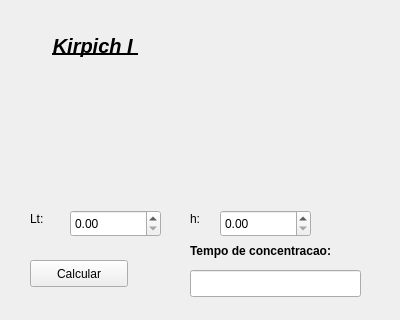
<?xml version="1.0" encoding="UTF-8"?>
<ui version="4.0">
 <class>Kirpich1</class>
 <widget class="QWidget" name="Kirpich1">
  <property name="geometry">
   <rect>
    <x>0</x>
    <y>0</y>
    <width>400</width>
    <height>320</height>
   </rect>
  </property>
  <property name="windowTitle">
   <string>Kirpich I</string>
  </property>
  <widget class="QLabel" name="label">
   <property name="geometry">
    <rect>
     <x>40</x>
     <y>20</y>
     <width>111</width>
     <height>51</height>
    </rect>
   </property>
   <property name="font">
    <font>
     <pointsize>15</pointsize>
     <weight>75</weight>
     <italic>true</italic>
     <bold>true</bold>
     <underline>true</underline>
    </font>
   </property>
   <property name="text">
    <string>Kirpich I </string>
   </property>
   <property name="alignment">
    <set>Qt::AlignCenter</set>
   </property>
  </widget>
  <widget class="QLabel" name="label_4">
   <property name="geometry">
    <rect>
     <x>60</x>
     <y>170</y>
     <width>251</width>
     <height>21</height>
    </rect>
   </property>
   <property name="text">
    <string/>
   </property>
  </widget>
  <widget class="QLineEdit" name="resultado">
   <property name="geometry">
    <rect>
     <x>190</x>
     <y>270</y>
     <width>171</width>
     <height>27</height>
    </rect>
   </property>
  </widget>
  <widget class="QLabel" name="label_5">
   <property name="geometry">
    <rect>
     <x>190</x>
     <y>230</y>
     <width>201</width>
     <height>41</height>
    </rect>
   </property>
   <property name="font">
    <font>
     <weight>75</weight>
     <bold>true</bold>
    </font>
   </property>
   <property name="text">
    <string>Tempo de concentracao: </string>
   </property>
  </widget>
  <widget class="QLabel" name="label_2">
   <property name="geometry">
    <rect>
     <x>30</x>
     <y>210</y>
     <width>16</width>
     <height>17</height>
    </rect>
   </property>
   <property name="text">
    <string>Lt:</string>
   </property>
  </widget>
  <widget class="QLabel" name="label_3">
   <property name="geometry">
    <rect>
     <x>190</x>
     <y>210</y>
     <width>16</width>
     <height>17</height>
    </rect>
   </property>
   <property name="text">
    <string>h:</string>
   </property>
  </widget>
  <widget class="QDoubleSpinBox" name="Lt">
   <property name="geometry">
    <rect>
     <x>70</x>
     <y>210</y>
     <width>91</width>
     <height>27</height>
    </rect>
   </property>
  </widget>
  <widget class="QDoubleSpinBox" name="h">
   <property name="geometry">
    <rect>
     <x>220</x>
     <y>210</y>
     <width>91</width>
     <height>27</height>
    </rect>
   </property>
  </widget>
  <widget class="QPushButton" name="calcular">
   <property name="geometry">
    <rect>
     <x>30</x>
     <y>260</y>
     <width>98</width>
     <height>27</height>
    </rect>
   </property>
   <property name="text">
    <string>Calcular</string>
   </property>
  </widget>
 </widget>
 <resources/>
 <connections/>
</ui>
